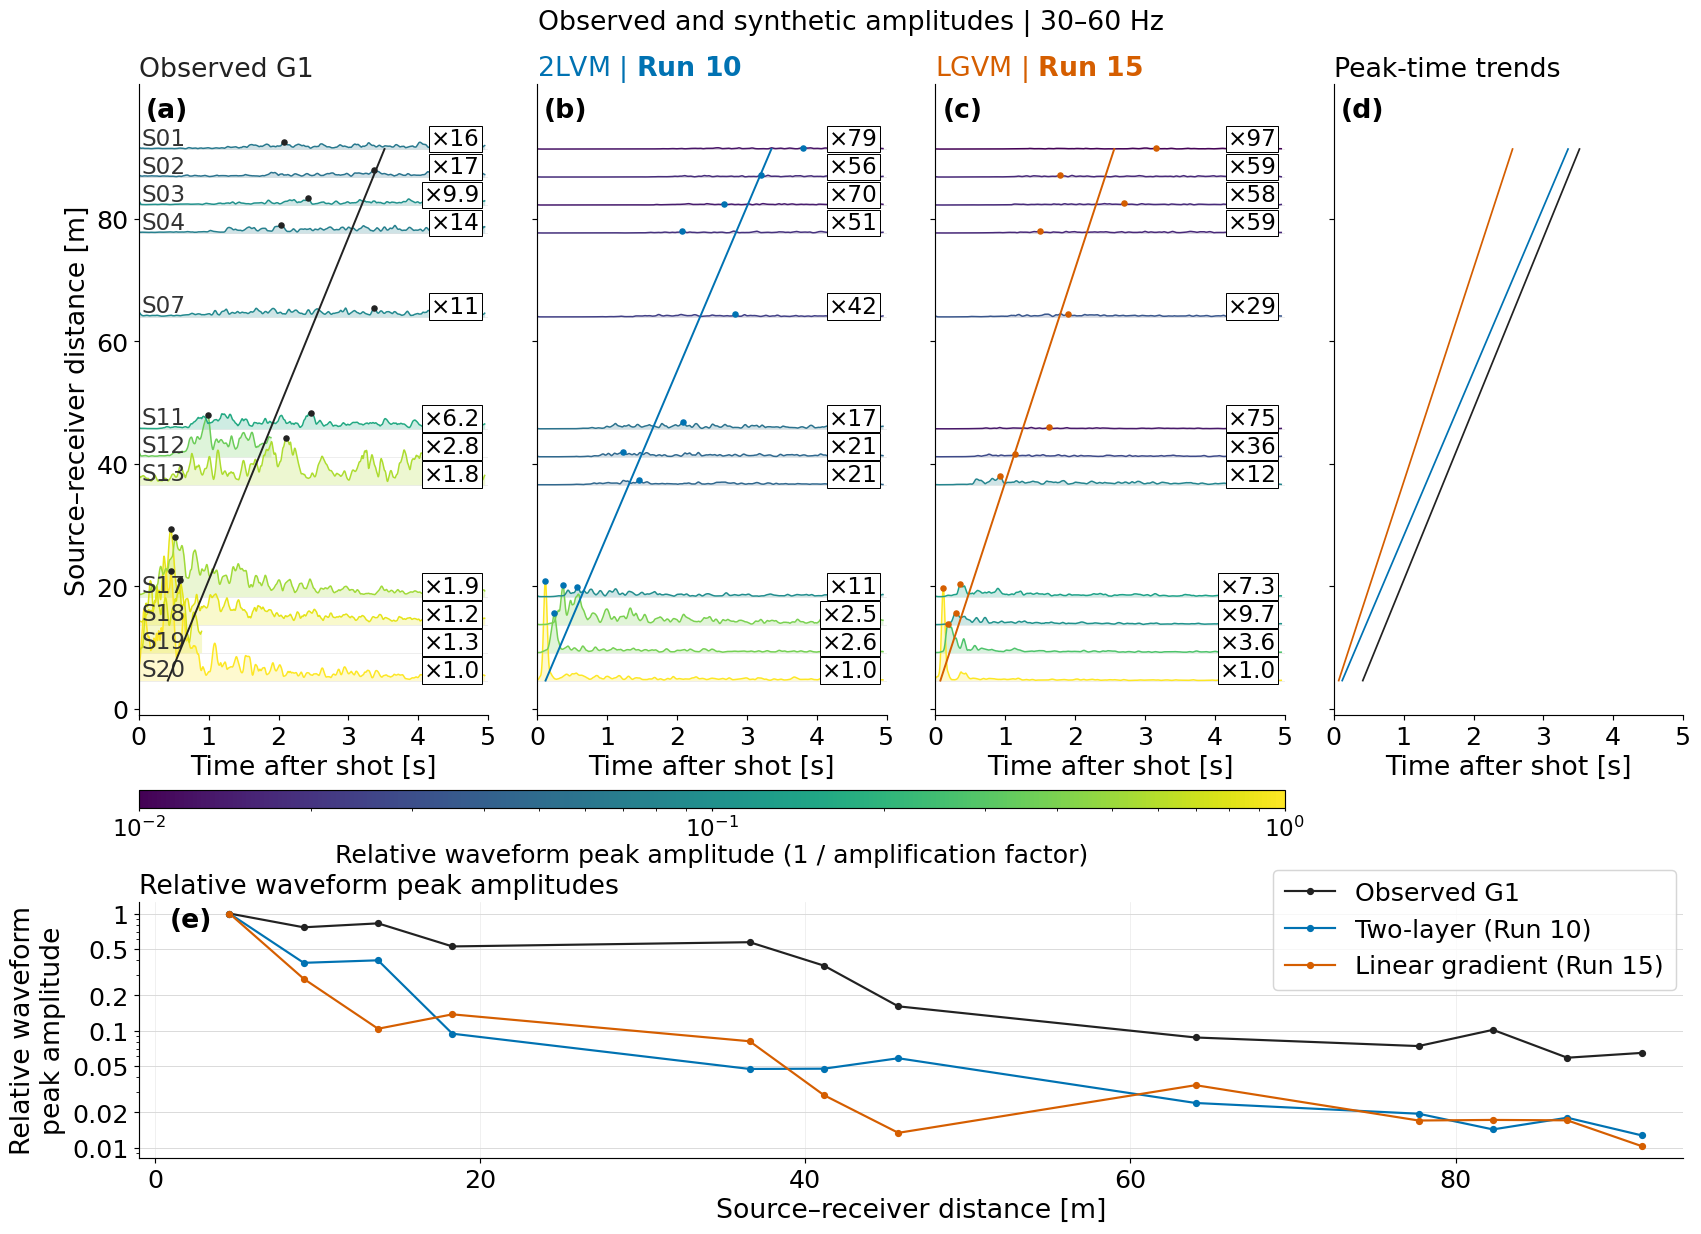

The Python source for this figure:
"""Figure 12: observed and synthetic 30-60 Hz envelopes and peak amplitudes against distance."""

import csv
import glob

import matplotlib.pyplot as plt
import numpy as np
from matplotlib.cm import ScalarMappable
from matplotlib.colors import LogNorm
from matplotlib.ticker import FuncFormatter, LogLocator, NullFormatter
from netCDF4 import Dataset, chartostring
from obspy import read
from obspy.signal.filter import bandpass, envelope
from scipy import signal
from scipy.ndimage import uniform_filter1d

SEGY_DIR = "path/to/segy_data"   # shot_<N>_apollo_14.segy files and apollo14_ase_data_catalog.txt
RUNS_DIR = "path/to/runs"   # AxiSEM3D run folders A14_Run10_* and A14_Run15_*

BAND = (30.0, 60.0)   # Hz
TMAX = 5.0   # s, processed record length
PAD = 0.25   # s, reflected padding before filtering
SMOOTH = 0.05   # s, envelope smoothing
CUT_END = 0.10   # s, cut from the end of short records (filter edge)
TRACE_END = 4.95   # s, last time drawn
GAIN = 19.8   # envelope height on the distance axis [m]


def filter_trace(x, fs):
    """Remove the linear trend and mean, pad by reflection, band-pass and cut the padding off."""
    i = np.arange(len(x))
    x = x - np.polyval(np.polyfit(i, x, 1), i)
    x = x - x.mean()
    n = min(round(PAD * fs), len(x) - 1)
    return bandpass(np.pad(x, n, mode="reflect"), *BAND, df=fs, corners=4, zerophase=True)[n:n + len(x)]


def smooth_envelope(x, fs):
    """Hilbert envelope, smoothed with a SMOOTH-second moving average."""
    return uniform_filter1d(envelope(x), size=round(SMOOTH * fs), mode="nearest")


def velocity(u, dt):
    """Displacement to velocity: 4th-order central differences (2nd order at the ends)."""
    v = np.gradient(u, dt, edge_order=2)
    v[2:-2] = (u[:-4] - 8 * u[1:-3] + 8 * u[3:-1] - u[4:]) / (12 * dt)
    return v


def read_synthetics(run, names):
    """Vertical displacement (U3) at the named stations from the AxiSEM3D station output."""
    waves = {}
    for path in glob.glob(f"{run}/output/stations/shot_17/axisem3d_synthetics.nc*"):
        with Dataset(path) as ds:
            stations = [s.split(".")[-1] for s in chartostring(ds["list_station"][:])]
            u3 = list(chartostring(ds["list_channel"][:])).index("U3")
            time = np.asarray(ds["data_time"][:])
            for i, name in enumerate(stations):
                if name in names:
                    waves[name] = np.asarray(ds["data_wave"][i, u3, :], dtype=float)
    return time, [waves[name] for name in names]


# observed: geophone G1 (first SEGY trace) for every shot, excluding the shot fired at G1
with open(f"{SEGY_DIR}/apollo14_ase_data_catalog.txt", encoding="utf-8-sig") as f:
    catalogue = list(csv.DictReader(f, delimiter="\t"))
observed = []
for row in catalogue:
    shot = int(row["ASE_data"].split()[-1])
    distance = float(row["Distance_G1_m"])
    if distance == 0:
        continue
    trace = read(f"{SEGY_DIR}/shot_{shot}_apollo_14.segy", format="SEGY")[0]
    fs = trace.stats.sampling_rate
    raw = trace.data.astype(float)
    end = min(len(raw), np.flatnonzero(raw)[-1] + 1, int(TMAX * fs) + 1)
    wave = filter_trace(raw[:end], fs)
    env = smooth_envelope(wave, fs)
    time = np.arange(len(wave)) / fs
    if end < len(raw):   # short, zero-filled record: hide the filter edge at its end
        keep = time <= time[-1] - CUT_END
        time, wave, env = time[keep], wave[keep], env[keep]
    observed.append(dict(shot=shot, distance=distance, time=time, envelope=env,
                         peak=np.max(np.abs(wave))))
observed.sort(key=lambda r: r["distance"])
results = {"obs": observed}

# synthetics: profile receiver R17<NN> at the distance of each observed record
for n in ("10", "15"):
    run = glob.glob(f"{RUNS_DIR}/A14_Run{n}_*")[0]
    rows = [line.split() for line in open(f"{run}/input/shot_17.txt") if not line.startswith("#")]
    receivers = {row[0]: float(row[2]) for row in rows if row and row[0].startswith("R17")}
    names = [min(receivers, key=lambda r: abs(receivers[r] - obs["distance"])) for obs in observed]
    time, waves = read_synthetics(run, names)
    fs = 1 / np.median(np.diff(time))
    keep = (time >= 0) & (time <= TMAX)
    results["run" + n] = []
    for name, u in zip(names, waves):
        wave = filter_trace(velocity(signal.detrend(u), 1 / fs)[keep], fs)
        results["run" + n].append(dict(distance=receivers[name], time=time[keep],
                                       envelope=smooth_envelope(wave, fs), peak=np.max(np.abs(wave))))

# amplitudes relative to the largest trace of each set
for records in results.values():
    largest = max(r["peak"] for r in records)
    for r in records:
        r["relative_peak"] = r["peak"] / largest
        r["relative_envelope"] = r["envelope"] / largest


def peak_time_fit(records):
    """Straight line through the envelope-peak times against distance."""
    distance = np.array([r["distance"] for r in records])
    peak_time = [r["time"][np.argmax(r["envelope"])] for r in records]
    y = np.linspace(distance.min(), distance.max(), 200)
    return np.polyval(np.polyfit(distance, peak_time, 1), y), y


# plot
FS = 18.5
plt.rcParams.update({"font.size": FS, "xtick.labelsize": FS - 1, "ytick.labelsize": FS - 1,
                     "axes.spines.top": False, "axes.spines.right": False})

sets = [("obs", "Observed G1", "#222222", "Observed G1"),
        ("run10", r"2LVM | $\mathbf{Run\ 10}$", "#0072B2", "Two-layer (Run 10)"),
        ("run15", r"LGVM | $\mathbf{Run\ 15}$", "#D55E00", "Linear gradient (Run 15)")]


def panel_letter(ax, letter):
    ax.text(0.02, 0.98, f"({letter})", transform=ax.transAxes, ha="left", va="top",
            fontsize=FS, fontweight="bold")


norm = LogNorm(vmin=0.01, vmax=1)
cmap = plt.get_cmap("viridis")

fig = plt.figure(figsize=(16.5, 12.0))
grid = fig.add_gridspec(1, 4, left=0.085, right=0.985, bottom=0.43, top=0.935, wspace=0.14)
axes = [fig.add_subplot(grid[0, j]) for j in range(4)]

for ax, letter, (name, title, colour, label) in zip(axes, "abc", sets):
    for r in results[name]:
        keep = r["time"] <= TRACE_END
        time = r["time"][keep]
        y = r["distance"]
        height = GAIN * r["relative_envelope"][keep]
        line_colour = cmap(norm(r["relative_peak"]))
        ax.axhline(y, color=".90", lw=0.45, zorder=0)
        ax.fill_between(time, y, y + height, color=line_colour, alpha=0.22, lw=0)
        ax.plot(time, y + height, color=line_colour, lw=1.05)
        top = np.argmax(height)
        ax.plot(time[top], y + height[top], "o", ms=3.5, color=colour, zorder=6)
        if name == "obs":
            ax.text(0.04, y + 0.7, f"S{r['shot']:02d}", fontsize=16, color=".2")
        factor = 1 / r["relative_peak"]
        decimals = max(0, 1 - int(np.floor(np.log10(factor))))
        ax.text(4.88, y + 1.65, f"×{factor:.{decimals}f}", ha="right", va="center", fontsize=16,
                zorder=20, bbox=dict(boxstyle="square,pad=0.08", fc="white", ec="black", lw=0.7))
    ax.plot(*peak_time_fit(results[name]), color=colour, lw=1.35, zorder=5)
    axes[3].plot(*peak_time_fit(results[name]), color=colour, lw=1.2)
    ax.set_title(title, loc="left", fontsize=FS, color=colour)
    panel_letter(ax, letter)

axes[3].set_title("Peak-time trends", loc="left", fontsize=FS)
panel_letter(axes[3], "d")
for ax in axes:
    ax.set(xlim=(0, 5), ylim=(-1, 102), xticks=range(6), yticks=range(0, 100, 20))
    ax.set_xlabel("Time after shot [s]")
    ax.tick_params(axis="y", labelleft=ax is axes[0])
axes[0].set_ylabel("Source–receiver distance [m]")

x0, x1 = axes[0].get_position().x0, axes[2].get_position().x1
bar = fig.colorbar(ScalarMappable(norm=norm, cmap=cmap), orientation="horizontal",
                   cax=fig.add_axes([x0, 0.355, x1 - x0, 0.015]))
bar.set_label("Relative waveform peak amplitude (1 / amplification factor)", fontsize=FS - 1, labelpad=2)
bar.ax.tick_params(labelsize=16, pad=3, length=2)

ax = fig.add_axes([0.085, 0.075, 0.9, 0.205])
for name, title, colour, label in sets:
    ax.plot([r["distance"] for r in results[name]], [r["relative_peak"] for r in results[name]],
            "-o", color=colour, lw=1.5, ms=4, label=label)
ax.set_yscale("log")
ax.set(xlim=(-1, 94), xlabel="Source–receiver distance [m]", ylabel="Relative waveform\npeak amplitude")
ax.set_title("Relative waveform peak amplitudes", loc="left", fontsize=FS)
panel_letter(ax, "e")
ax.grid(axis="y", color=".85", lw=0.65)
ax.grid(axis="x", color=".92", lw=0.5)
ax.yaxis.set_major_locator(LogLocator(subs=(1, 2, 5)))
ax.yaxis.set_major_formatter(FuncFormatter(lambda y, pos: f"{y:g}"))
ax.yaxis.set_minor_formatter(NullFormatter())
ax.legend(loc="upper right", bbox_to_anchor=(1.0, 1.155), borderpad=0.45, borderaxespad=0.3, fontsize=FS - 1)

fig.suptitle("Observed and synthetic amplitudes | 30–60 Hz", fontsize=FS, y=0.995)
fig.savefig("Figure12.png", dpi=104, bbox_inches="tight", facecolor="white")
